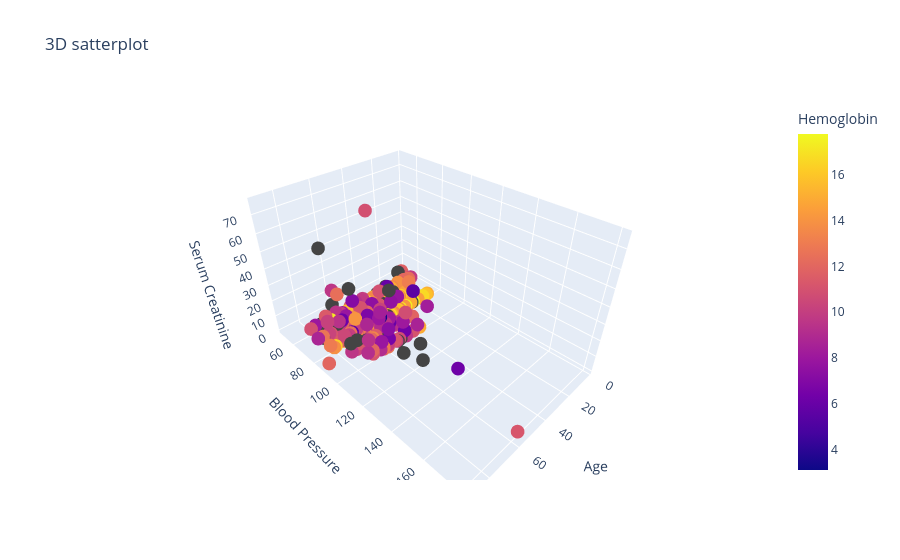

Notebook code for this chart:
### Code cell
fig = px.scatter_3d(df,x="Age",y="Blood Pressure",z="Serum Creatinine",color="Hemoglobin",title="3D satterplot")
fig.show()

### Figure 1 — Plotly figure (JSON) as saved in the notebook; plotly's stock layout.template omitted (floating-point values rounded to 4 significant figures; data arrays with more than 128 entries replaced by an {"elided": "..."} marker saying what was removed)
{"data": [{"hovertemplate": "Age=%{x}<br>Blood Pressure=%{y}<br>Serum Creatinine=%{z}<br>Hemoglobin=%{marker.color}<extra></extra>", "legendgroup": "", "marker": {"color": {"elided": "400 float values"}, "coloraxis": "coloraxis", "symbol": "circle"}, "mode": "markers", "name": "", "scene": "scene", "showlegend": false, "type": "scatter3d", "x": {"elided": "400 int values"}, "y": {"elided": "400 int values"}, "z": {"elided": "400 float values"}}], "layout": {"coloraxis": {"colorbar": {"title": {"text": "Hemoglobin"}}, "colorscale": [[0, "#0d0887"], [0.1111, "#46039f"], [0.2222, "#7201a8"], [0.3333, "#9c179e"], [0.4444, "#bd3786"], [0.5556, "#d8576b"], [0.6667, "#ed7953"], [0.7778, "#fb9f3a"], [0.8889, "#fdca26"], [1, "#f0f921"]]}, "legend": {"tracegroupgap": 0}, "scene": {"domain": {"x": [0, 1], "y": [0, 1]}, "xaxis": {"title": {"text": "Age"}}, "yaxis": {"title": {"text": "Blood Pressure"}}, "zaxis": {"title": {"text": "Serum Creatinine"}}}, "title": {"text": "3D satterplot"}}}
